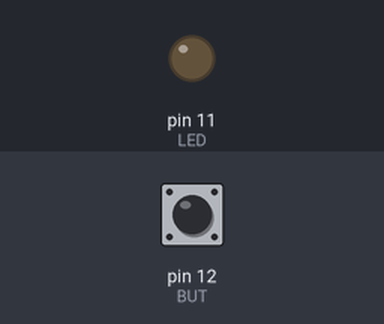
Bench run of a sketch on a simulated Arduino Uno, built with avr-gcc and run on an emulated ATmega328P. Shown: output pins drawn as LEDs (lit = HIGH). Inputs (shaded band) come from the test bench; at power-on: pin 12 (BUT) LOW.

Above: at 1.2 s.
1.3 s: pin 12 (BUT) pulled HIGH for 0.15 s
At 5.6 s:
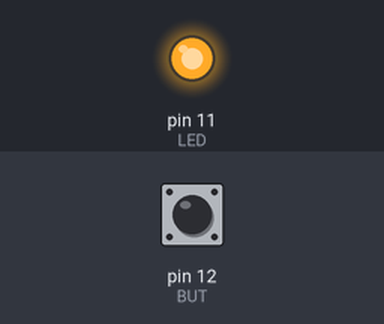
Timing chart, 0 to 10.4 s (numbered marks = the images above; inputs shaded):
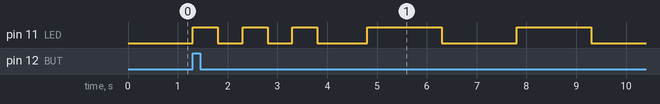

Measured:
- after the input at 1.3 s, pin 11 (LED): LOW → HIGH at once, → LOW 0.50 s later, → HIGH 0.50 s later, → LOW 0.50 s later, … (10 changes in this stretch)

The sketch:

sketch.ino
```cpp
/*
Sistemas Microcontrolados I - 2017

Aluno: João Pedro Tassoni
Turma: Eletrônica 3
*/

// variáveis para designar as saídas da placa
const int LED = 11, BUT = 12;

// variáveis para controle do botão
boolean stt = 0, oldstt = 0;

// string onde se insere o texto para tradução
String frase = "SOS";

// struct com tabela de conversão de letras em código morse
static const struct {
  const char letra, *morse;
} Morse[] =
{
  { '1', ".----" },
  { '2', "..---" },
  { '3', "...--" },
  { '4', "....-" },
  { '5', "....." },
  { '6', "-...." },
  { '7', "--..." },
  { '8', "---.." },
  { '9', "----." },
  { '0', "-----" },
  { 'A', ".-" },
  { 'B', "-..." },
  { 'C', "-.-." },
  { 'D', "-.." },
  { 'E', "." },
  { 'F', "..-." },
  { 'G', "--." },
  { 'H', "...." },
  { 'I', ".." },
  { 'J', ".---" },
  { 'K', ".-.-" },
  { 'L', ".-.." },
  { 'M', "--" },
  { 'N', "-." },
  { 'O', "---" },
  { 'P', ".--." },
  { 'Q', "--.-" },
  { 'R', ".-." },
  { 'S', "..." },
  { 'T', "-" },
  { 'U', "..-" },
  { 'V', "...-" },
  { 'W', ".--" },
  { 'X', "-..-" },
  { 'Y', "-.--" },
  { 'Z', "--.." },
  { ' ', "    " },
  { '.', ".-.-.-" },
  { ',', "--..--" },
  { '?', "..--.." },
  { '!', "-.-.--" },
  { ':', "---..." },
  { ';', "-.-.-." },
  { '(', "-.--." },
  { ')', "-.--.-" },
};

void setup()
{
  // define os pinos do led e do botão como entrada e saída, respectivamente
  pinMode(LED,OUTPUT);
  pinMode(BUT,INPUT);

  // primeira leitura do botão
  oldstt = digitalRead(BUT);
}

void loop()
{

  // faz a leitura do botão e compara com a leitura antiga
  stt = digitalRead(BUT);
  if (oldstt != stt)
  {
    if (stt == HIGH)
    {
      // se o botão for pressionado, inicia a conversão para o código morse
      toMorse(frase, frase.length());
    }
    oldstt = stt;
  }
}

void toMorse(String msg, int msgSize)
{
  // variáveis de contador
  int cont1, cont2;

  // string que recebe toda a frase em morse
  String morsePhrase = "";

  // loop com o tamanho da mensagem
  for (cont1 = 0; cont1 <= msgSize; cont1++)
  {
    // loop for com valor máximo o número de letras convertidas em morse na struct "Morse"
    for (cont2 = 0; cont2 < 45; cont2++)
    {
      // compara a letra da mensagem com as letras da struct "Morse", e toupper transforma letras minúsculas em maiúsculas para a comparação
      if (toupper(msg[cont1]) == Morse[cont2].letra )
      {
        // adiciona à variável "morsePhrase" o que ela já possui mais o código correspondente à última letra comparada
        morsePhrase = morsePhrase + Morse[cont2].morse;
        break;
      }
    }

    // adiciona um espaço dentro da variável "morsePhrase" entre as letras convertidas para morse
    morsePhrase = morsePhrase + " ";
  }

  // reaproveita a variável "cont1" para um novo for, com valor máximo igual ao número de caracteres na string "morsePhrase"
  for (cont1=0;cont1<= morsePhrase.length();cont1++)
  {
    // determina o estado do led a partir de uma localização na string "morsePhrase"
    switch(morsePhrase[cont1])
    {
      // se for um ponto:
      case '.':
      // led fica aceso e apagado por 0,5 segundos
        digitalWrite(LED,HIGH);
        delay(500);
        digitalWrite(LED,LOW);
        delay(500);
      break;

      // se for um traço:
      case '-':
        // led fica aceso e apagado por 1,5 segundos
        digitalWrite(LED,HIGH);
        delay(1500);
        digitalWrite(LED,LOW);
        delay(1500);
      break;

      // se for um espaço:
      case ' ':
        // led fica apagado por 0,5 segundos para designar o fim de uma letra
        //OBS: um espaço entre palavras é convertido em 4 espaços, que resulta em uma pausa de 2 segundos com o led apagado entre palavras
	      delay(500);
      break;
    }
  }
}
```
